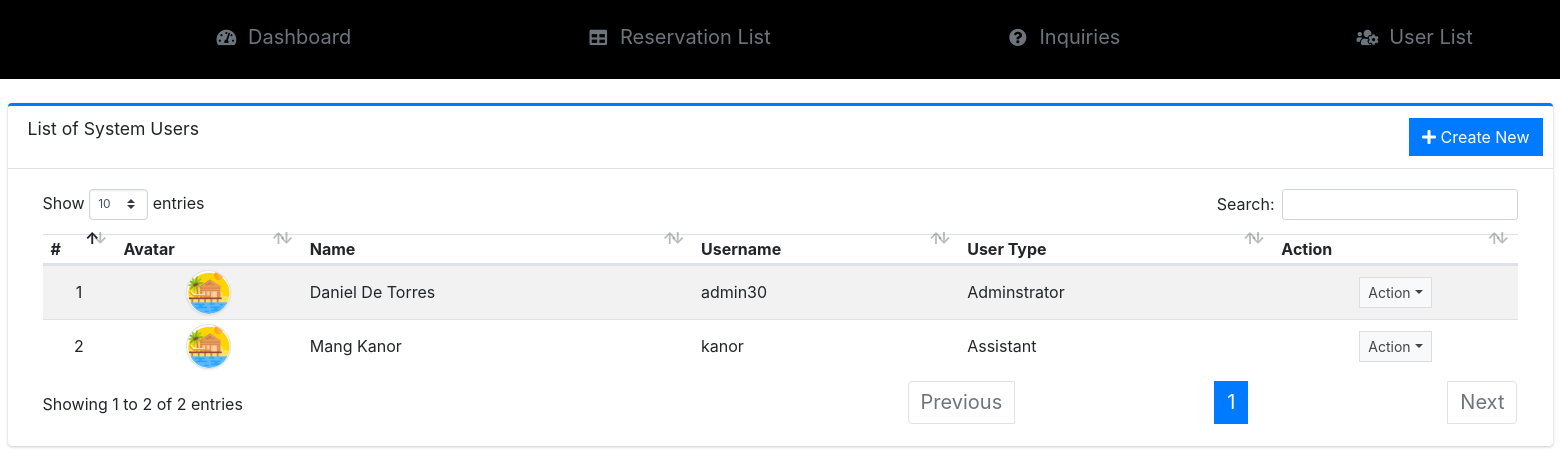
Page /admin/?page=user/list (signed in) on the committed database.
### tables this page shows
CREATE TABLE `users` (
  `id` int(50) NOT NULL,
  `firstname` varchar(250) NOT NULL,
  `middlename` text DEFAULT NULL,
  `lastname` varchar(250) NOT NULL,
  `username` text NOT NULL,
  `password` text NOT NULL,
  `avatar` text DEFAULT NULL,
  `last_login` datetime DEFAULT NULL,
  `type` tinyint(1) NOT NULL DEFAULT 0,
  `status` int(1) NOT NULL DEFAULT 1 COMMENT '0=not verified, 1 = verified',
  `date_added` datetime NOT NULL DEFAULT current_timestamp(),
  `date_updated` datetime DEFAULT NULL ON UPDATE current_timestamp()
);

### config.php (called while the page is built, shortened)
<?php
function validate_image($file){
	if(!empty($file)){
        $ex = explode('?',$file);
        $file = $ex[0];
        $param =  isset($ex[1]) ? '?'.$ex[1]  : '';
		if(is_file(base_app.$file)){
			return base_url.$file.$param;
		}else{
			return base_url.'dist/img/no-image-available.png';
		}
	}else{
		return base_url.'dist/img/no-image-available.png';
	}
}
?>

### admin/user/list.php (the view, shortened to what this page needs)
<div class="card card-outline card-primary">
	<div class="card-header">
		<h3 class="card-title">List of System Users</h3>
		<div class="card-tools">
			<a href="?page=user/manage_user" class="btn btn-flat btn-primary"><span class="fas fa-plus"></span>  Create New</a>
		</div>
	</div>
	<div class="card-body">
		<div class="container-fluid">
        <div class="container-fluid">
			<table class="table table-hover table-striped">
				<!-- <colgroup>
					<col width="5%">
					<col width="10%">
					<col width="20%">
					<col width="20%">
					<col width="15%">
					<col width="15%">
					<col width="10%">
				</colgroup> -->
				<thead>
					<tr>
						<th>#</th>
						<th>Avatar</th>
						<th>Name</th>
						<th>Username</th>
						<th>User Type</th>
						<th>Action</th>
					</tr>
				</thead>
				<tbody>
					<?php
						$i = 1;
						$qry = $conn->query("SELECT *,concat(firstname,' ',lastname) as name from `users` where id != '1' order by concat(firstname,' ',lastname) asc ");
						while($row = $qry->fetch_assoc()):
					?>
						<tr>
							<td class="text-center"><?php echo $i++; ?></td>
							<td class="text-center"><img src="<?php echo validate_image($row['avatar']) ?>" class="img-avatar img-thumbnail p-0 border-2" alt="user_avatar"></td>
							<td><?php echo ucwords($row['name']) ?></td>
							<td ><p class="m-0 truncate-1"><?php echo $row['username'] ?></p></td>
							<td ><p class="m-0"><?php echo ($row['type'] == 1 )? "Adminstrator" : "Assistant" ?></p></td>
							<td align="center">
								 <button type="button" class="btn btn-flat btn-default btn-sm dropdown-toggle dropdown-icon" data-toggle="dropdown">
				                  		Action
				                  </button>
							</td>
						</tr>
					<?php endwhile; ?>
				</tbody>
			</table>
		</div>
		</div>
	</div>
</div>

### admin/user/list.php (style rules this page uses)
.img-avatar { width:45px; height:45px; object-fit:cover; object-position:center center; border-radius:100%; }

### rows in the picture
users: name "Daniel De Torres", username "admin30", type "Adminstrator"
users: name "Mang Kanor", username "kanor", type "Assistant"
